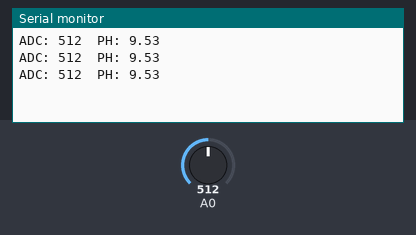
Bench run of a sketch on a simulated Arduino Uno, built with avr-gcc and run on an emulated ATmega328P. Parts: the last lines printed to the serial monitor. The test bench sets the inputs (shaded band); at power-on: A0 = 512.

Above: at 1.3 s.
1.4 s: A0 set to 716
At 1.9 s:
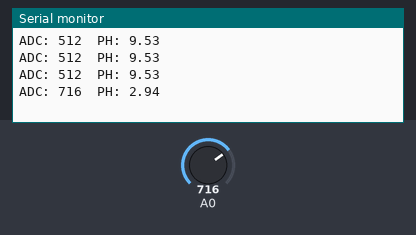
2.9 s: A0 set to 900
At 3.4 s:
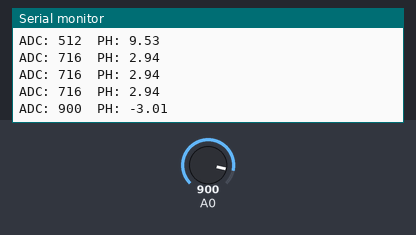
Timing chart, 0 to 5.9 s (numbered marks = the images above; inputs shaded):
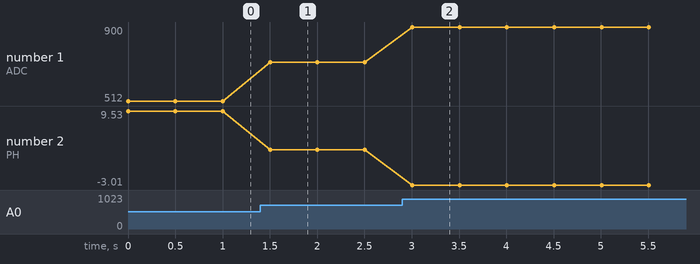

Measured:
- after the input at 1.4 s, the serial monitor: prints a new line after 0.10 s (image 1)
- after the input at 2.9 s, the serial monitor: prints a new line after 0.10 s (image 2)
- plotted number 1: 512 → 716 after the input at 1.4 s, 716 → 900 after the input at 2.9 s
- plotted number 2: 9.53 → 2.94 after the input at 1.4 s, 2.94 → -3.01 after the input at 2.9 s

The sketch:

after_kalibrasi.ino
```cpp
// the setup routine runs once when you press reset:
void setup() {
  // initialize serial communication at 9600 bits per second:
  Serial.begin(9600);
}

// the loop routine runs over and over again forever:
void loop() {
  // read the input on analog pin 0:
  int sensorValue = analogRead(A0);
  // print out the value you read:
  Serial.print("ADC: ");
  Serial.print(sensorValue);
  Serial.print("\tPH: ");

  float ph = 26.0708 - ((0.0323125) * (float) sensorValue);
  Serial.println(ph);
  delay(500);  // delay in between reads for stability
}
```
